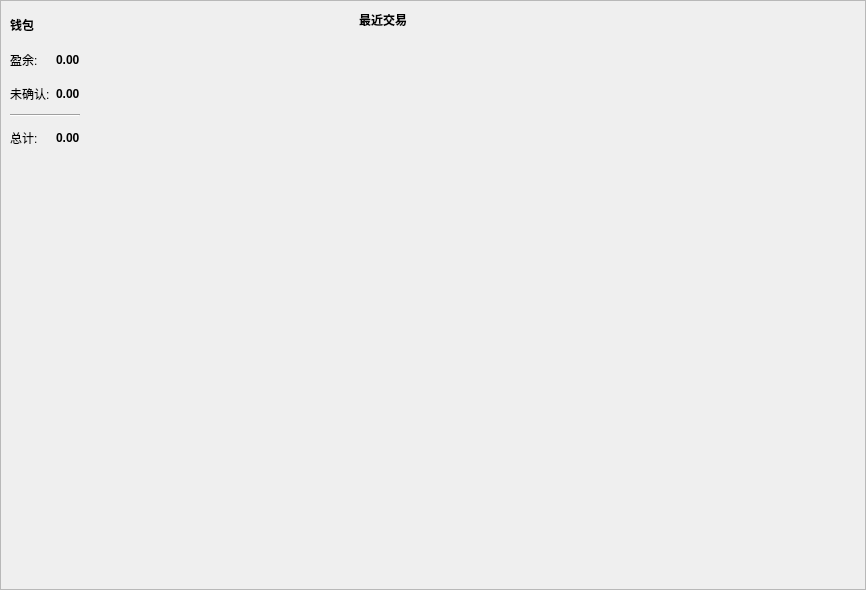
<?xml version="1.0" encoding="UTF-8"?>
<ui version="4.0">
 <class>OverviewFrame</class>
 <widget class="QFrame" name="OverviewFrame">
  <property name="geometry">
   <rect>
    <x>0</x>
    <y>0</y>
    <width>866</width>
    <height>590</height>
   </rect>
  </property>
  <property name="windowTitle">
   <string>帧</string>
  </property>
  <property name="frameShape">
   <enum>QFrame::StyledPanel</enum>
  </property>
  <property name="frameShadow">
   <enum>QFrame::Raised</enum>
  </property>
  <layout class="QGridLayout" name="gridLayout" columnstretch="40,60">
   <property name="sizeConstraint">
    <enum>QLayout::SetDefaultConstraint</enum>
   </property>
   <property name="leftMargin">
    <number>0</number>
   </property>
   <property name="topMargin">
    <number>0</number>
   </property>
   <property name="rightMargin">
    <number>0</number>
   </property>
   <property name="bottomMargin">
    <number>0</number>
   </property>
   <property name="horizontalSpacing">
    <number>5</number>
   </property>
   <property name="verticalSpacing">
    <number>0</number>
   </property>
   <item row="0" column="0">
    <widget class="QFrame" name="m_overviewWalletFrame">
     <property name="minimumSize">
      <size>
       <width>0</width>
       <height>160</height>
      </size>
     </property>
     <property name="maximumSize">
      <size>
       <width>16777215</width>
       <height>160</height>
      </size>
     </property>
     <property name="frameShape">
      <enum>QFrame::NoFrame</enum>
     </property>
     <property name="frameShadow">
      <enum>QFrame::Raised</enum>
     </property>
     <layout class="QGridLayout" name="gridLayout_2">
      <item row="4" column="1">
       <widget class="QLabel" name="m_totalBalanceLabel">
        <property name="font">
         <font>
          <weight>75</weight>
          <bold>true</bold>
         </font>
        </property>
        <property name="text">
         <string notr="true">0.00</string>
        </property>
       </widget>
      </item>
      <item row="1" column="1">
       <widget class="QLabel" name="m_actualBalanceLabel">
        <property name="font">
         <font>
          <weight>75</weight>
          <bold>true</bold>
         </font>
        </property>
        <property name="text">
         <string notr="true">0.00</string>
        </property>
       </widget>
      </item>
      <item row="4" column="0">
       <widget class="QLabel" name="label_6">
        <property name="text">
         <string>总计:</string>
        </property>
       </widget>
      </item>
      <item row="1" column="2">
       <widget class="QLabel" name="m_tickerLabel1">
        <property name="text">
         <string notr="true"/>
        </property>
       </widget>
      </item>
      <item row="0" column="0">
       <widget class="QLabel" name="label">
        <property name="font">
         <font>
          <weight>75</weight>
          <bold>true</bold>
         </font>
        </property>
        <property name="text">
         <string>钱包</string>
        </property>
       </widget>
      </item>
      <item row="2" column="0">
       <widget class="QLabel" name="label_4">
        <property name="text">
         <string>未确认:</string>
        </property>
       </widget>
      </item>
      <item row="1" column="0">
       <widget class="QLabel" name="label_2">
        <property name="text">
         <string>盈余:</string>
        </property>
       </widget>
      </item>
      <item row="3" column="0" colspan="2">
       <widget class="Line" name="line">
        <property name="orientation">
         <enum>Qt::Horizontal</enum>
        </property>
       </widget>
      </item>
      <item row="2" column="1">
       <widget class="QLabel" name="m_pendingBalanceLabel">
        <property name="font">
         <font>
          <weight>75</weight>
          <bold>true</bold>
         </font>
        </property>
        <property name="text">
         <string notr="true">0.00</string>
        </property>
       </widget>
      </item>
      <item row="4" column="2">
       <widget class="QLabel" name="m_tickerLabel3">
        <property name="text">
         <string notr="true"/>
        </property>
       </widget>
      </item>
      <item row="2" column="2">
       <widget class="QLabel" name="m_tickerLabel2">
        <property name="text">
         <string notr="true"/>
        </property>
       </widget>
      </item>
      <item row="2" column="3">
       <spacer name="horizontalSpacer_2">
        <property name="orientation">
         <enum>Qt::Horizontal</enum>
        </property>
        <property name="sizeHint" stdset="0">
         <size>
          <width>40</width>
          <height>20</height>
         </size>
        </property>
       </spacer>
      </item>
     </layout>
    </widget>
   </item>
   <item row="1" column="0" rowspan="2">
    <spacer name="verticalSpacer">
     <property name="orientation">
      <enum>Qt::Vertical</enum>
     </property>
     <property name="sizeType">
      <enum>QSizePolicy::Expanding</enum>
     </property>
     <property name="sizeHint" stdset="0">
      <size>
       <width>20</width>
       <height>425</height>
      </size>
     </property>
    </spacer>
   </item>
   <item row="0" column="1" rowspan="3">
    <widget class="QFrame" name="frame_2">
     <property name="minimumSize">
      <size>
       <width>0</width>
       <height>0</height>
      </size>
     </property>
     <property name="maximumSize">
      <size>
       <width>16777215</width>
       <height>16777215</height>
      </size>
     </property>
     <property name="frameShape">
      <enum>QFrame::NoFrame</enum>
     </property>
     <property name="frameShadow">
      <enum>QFrame::Raised</enum>
     </property>
     <layout class="QVBoxLayout" name="verticalLayout">
      <item>
       <layout class="QHBoxLayout" name="horizontalLayout">
        <item>
         <widget class="QLabel" name="label_8">
          <property name="font">
           <font>
            <weight>75</weight>
            <bold>true</bold>
           </font>
          </property>
          <property name="text">
           <string>最近交易</string>
          </property>
         </widget>
        </item>
        <item>
         <spacer name="horizontalSpacer">
          <property name="orientation">
           <enum>Qt::Horizontal</enum>
          </property>
          <property name="sizeHint" stdset="0">
           <size>
            <width>40</width>
            <height>20</height>
           </size>
          </property>
         </spacer>
        </item>
       </layout>
      </item>
      <item>
       <widget class="QTreeView" name="m_recentTransactionsView">
        <property name="focusPolicy">
         <enum>Qt::NoFocus</enum>
        </property>
        <property name="styleSheet">
         <string notr="true">background-color: transparent;</string>
        </property>
        <property name="frameShape">
         <enum>QFrame::NoFrame</enum>
        </property>
        <property name="editTriggers">
         <set>QAbstractItemView::NoEditTriggers</set>
        </property>
        <property name="selectionMode">
         <enum>QAbstractItemView::NoSelection</enum>
        </property>
        <property name="rootIsDecorated">
         <bool>false</bool>
        </property>
        <property name="uniformRowHeights">
         <bool>true</bool>
        </property>
        <property name="itemsExpandable">
         <bool>false</bool>
        </property>
        <property name="headerHidden">
         <bool>true</bool>
        </property>
        <property name="expandsOnDoubleClick">
         <bool>false</bool>
        </property>
       </widget>
      </item>
     </layout>
    </widget>
   </item>
  </layout>
 </widget>
 <resources/>
 <connections/>
</ui>
